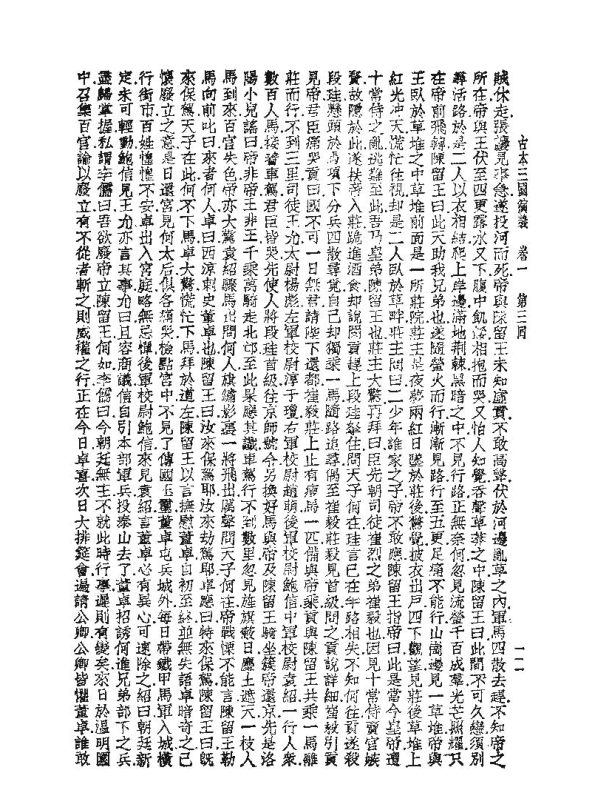
#> input picture data/TQDN_1/page_1.png, 612 x 792 px, found by its file name
$ python image.py
#> lines starting #> are read from the running program, lines starting #| are printed output that depends on the picture
# -*- coding: utf-8 -*-
from PIL import Image, ImageDraw

lines = [('古本=國演義悉一第四囘', [[517, 127], [530, 127], [530, 333], [517, 333]]), ('來呈董卓車曰怨望作詩殺之有名矣遂命李僞帶武士十人入宮弒帝帝與后妃正在模上宮女報李價至帝六', [[488, 761], [495, 61], [514, 62], [508, 762]]), ('蠻儒以動酒奉帝帝問何故儒曰春日融和董相國特上壽酒太后曰旣云壽酒汝可先飮個怒曰汝不飲耶呼左', [[468, 759], [475, 62], [493, 63], [486, 760]]), ('右持短刀白練於前曰發酒不飲可領此二物唐妃跪告曰妾身代帝飲酒願公存母子性命儒叱曰汝何人可代', [[447, 760], [454, 62], [472, 63], [466, 761]]), ('王死乃舉酒與何太后曰汝可先飲后大駡何進無謀引賊入京致有今日之福儒催逼帝帝曰容我輿太后作别', [[426, 760], [433, 62], [451, 63], [445, 761]]), ('乃大慟而作歌其歌曰一天地易令曰月翻棄萬乘兮退守藩爲臣遍令命不久大勢去兮空溪潜一唐妃亦作歌', [[406, 759], [411, 61], [429, 62], [425, 760]]), ('曰一皇天將崩兮后土類身爲帝姬兮恨不隨生死昊路令從此別奈何營速令心中悲一歌罷相抱而哭李儒此', [[386, 762], [389, 63], [408, 64], [404, 763]]), ('曰相國立等囘報汝等俄延望誰救耶太后大爲蓋賊福我母子皇天不估汝等助惡必當滅族儒大怒雙手扯住', [[364, 760], [370, 63], [388, 64], [383, 761]]), ('太后直按下樓叱武士絞死唐妃以酤漸灌殺少帝還報董卓章命葬於城外自此每夜入宮姦淫宮女夜宿龍狀', [[343, 759], [349, 62], [367, 63], [362, 760]]), ('當引軍出域行到陽城地方時當二月村民社赛男女皆集直命軍士圍住盡皆殺之掠婦之財物裝載章上期頭', [[323, 760], [329, 62], [346, 63], [341, 761]]), ('千餘顆於車下連輪還都拇言殺賊大勝而囘於城門下贊燒人頭以婦女財物分散衆軍越騎校尉伍孚字德瑜', [[302, 760], [308, 62], [326, 63], [321, 761]]), ('見車殘暴憤恨不平當於朝服內披小銷藏短刁欲伺便殺卓一日卓入朝学迎之閣下拔刀直刺卓車乞力大兩', [[282, 760], [287, 62], [305, 63], [300, 761]]), ('手揾住呂市便入揪倒伍孚單問曰誰敎汝反孚瞪目大喝曰汝非吾君吾非汝臣何反之有汝罪惡盈天人人可', [[261, 759], [267, 63], [284, 64], [279, 760]]), ('得而詠之吾恨不車裂汝以謝天下寧大怒命牽出剖翩之孚至死駡不絶口後人有詩讚之曰一漢末忠臣說在', [[240, 761], [244, 61], [263, 62], [259, 762]]), ('李冲天豪氣世間無朝堂殺賊名猶在萬古堪稱大文夫L董車自此川入常带甲士護衞時責紹迕渤海聞知董', [[220, 760], [225, 62], [243, 63], [238, 761]]), ('卓弄權乃差人齎密書來見王允書略曰[車賊歉天廢主人不忍言而公恣其跋扈如不聽聞豈報國效忠之臣', [[198, 759], [204, 62], [222, 63], [217, 760]]), ('哉經今集兵練卒欲掃淸王室未敢經動公若有心當乘間圖之若有驅使卽當本命4王允得書尋思無計一曰', [[178, 758], [183, 62], [201, 63], [196, 759]]), ('於侍班閣子內見舊臣俱在允曰今日老夫賤隆晚間敢屈衆位到舍 小酌衆官皆曰必來祝壽當晚王允設宴後', [[157, 760], [163, 62], [180, 63], [175, 761]]), ('堂公抑皆至酒行數巡王允忽然揸面大哭衆官驚問曰司徒崭誕何故發悲允曰今曰並非賤降因欲與衆位一一', [[136, 761], [141, 62], [160, 63], [154, 762]]), ('敍恐黄車見疑故託言耳董申欺主弄權社稷旦夕難保想高皇誅秦滅楚奄有天下誰想傳至今日乃喪於董事', [[115, 761], [120, 61], [139, 62], [133, 762]]), ('之手此吾所以哭也於是衆官皆哭坐中一人獨撫掌笑曰滿朝公卿夜哭到昍謂哭到夜谔能哭死卓董否允覩', [[95, 760], [100, 61], [118, 62], [113, 761]]), ('之乃 驍騎校尉曹操也允怒曰汝祖宗亦食祿谟朝今不思報國而反笑耶操曰操不笑別事笑衆位無一計殺舊', [[74, 758], [78, 61], [98, 62], [93, 759]])]
width=612
height=792

image_path = "data/TQDN_1/page_1.png"

def draw_bounding_boxes(image_path: str, lines: list,width, height, output_path: str = "output_bbox.png"):
    """
    Vẽ bounding boxes trên hình ảnh dựa trên tọa độ bbox.
    """
#> called with image_path = 'data/TQDN_1/page_1.png', width = 612, height = 792, output_path = 'output_bbox.png'
    # Mở hình ảnh
    image = Image.open(image_path)
#> image is the input picture: PIL image 612x792 RGB; min 10, max 255, mean 223
    image = image.resize((width, height))
    draw = ImageDraw.Draw(image)


    # Vẽ mỗi bbox
    for line, bbox in lines:
        points = [(x, y) for x, y in bbox]
        points.append(points[0])
        draw.line(points, fill="blue", width=2)

    # Lưu hình ảnh kết quả
    image.save(output_path)
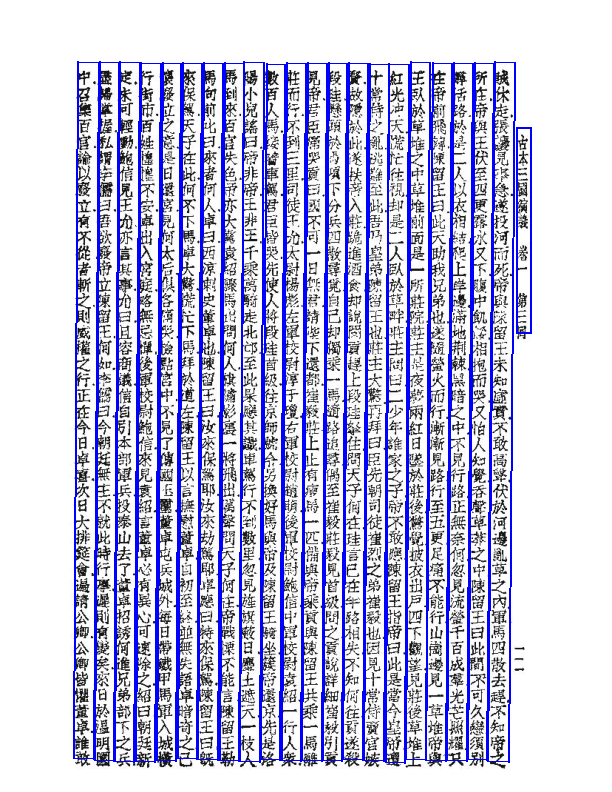
#> saved as output_bbox.png: PIL image 612x792 RGB; mean R, G, B 197.2, 197.2, 224.8


# Gọi hàm
draw_bounding_boxes(image_path,  lines, width, height)

$ run again, with data/TQDN_1/page_2.png copied over data/TQDN_1/page_1.png
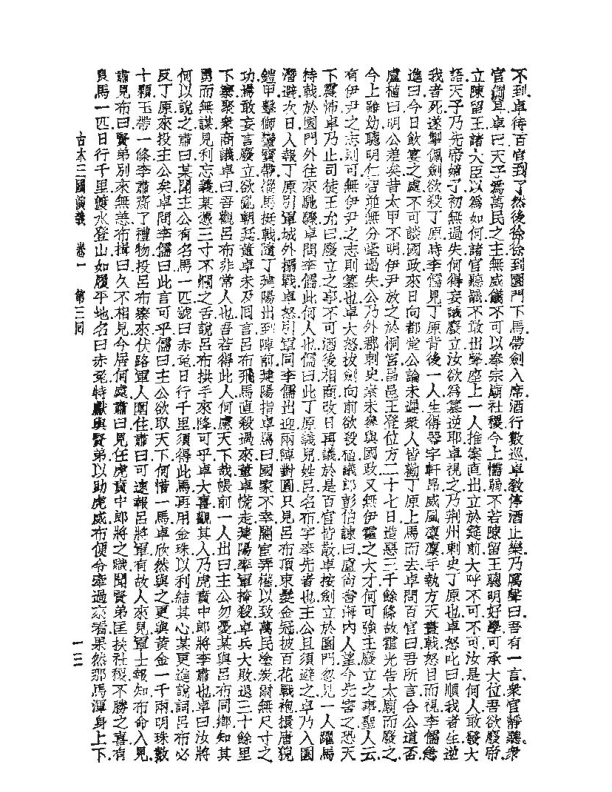
#> input picture data/TQDN_1/page_2.png, 612 x 792 px, found by its file name
#> in draw_bounding_boxes, image is the input picture: PIL image 612x792 RGB; min 11, max 255, mean 223.6
#> in draw_bounding_boxes, `image.save(output_path)`:
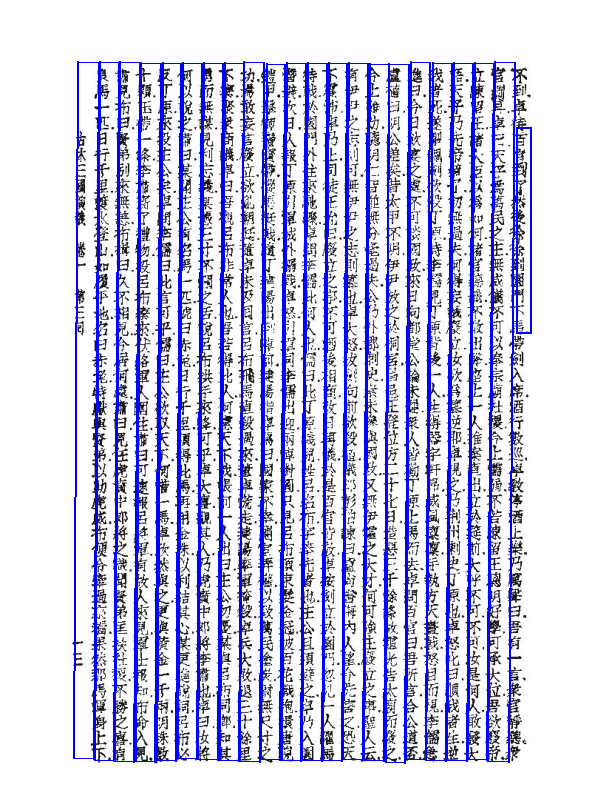
#> saved as output_bbox.png: PIL image 612x792 RGB; mean R, G, B 203.2, 203.2, 230.9

$ run again, with data/TQDN_1/page_3.png copied over data/TQDN_1/page_1.png
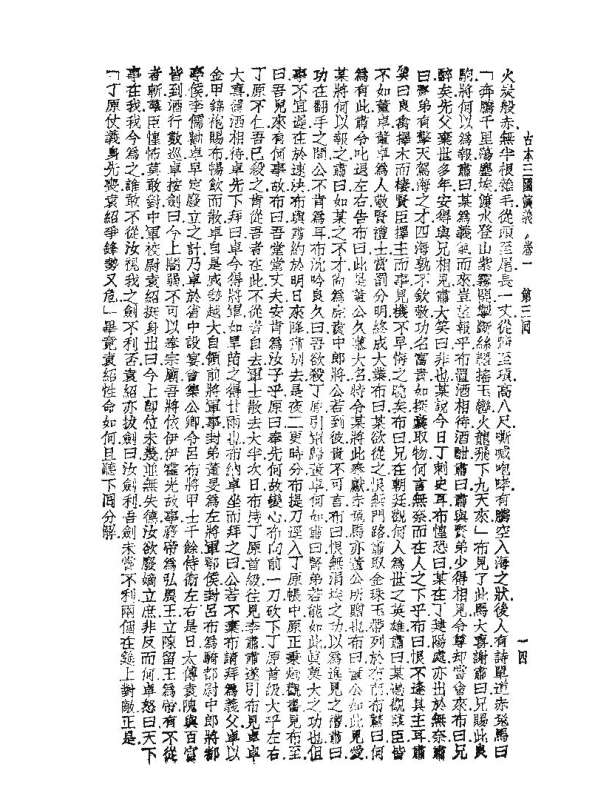
#> input picture data/TQDN_1/page_3.png, 612 x 792 px, found by its file name
#> in draw_bounding_boxes, image is the input picture: PIL image 612x792 RGB; min 10, max 255, mean 227.2
#> in draw_bounding_boxes, `image.save(output_path)`:
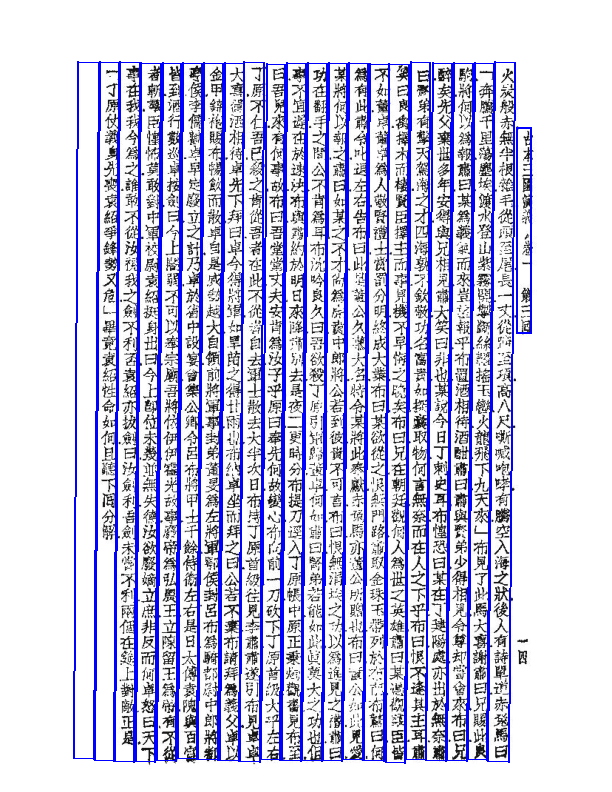
#> saved as output_bbox.png: PIL image 612x792 RGB; mean R, G, B 200.8, 200.8, 228.5

$ run again, with data/TQDN_1/page_4.png copied over data/TQDN_1/page_1.png
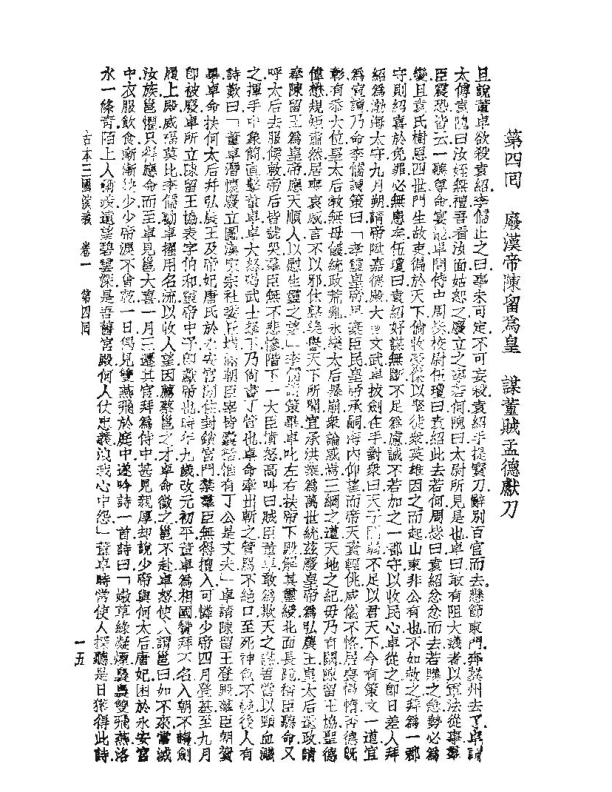
#> input picture data/TQDN_1/page_4.png, 612 x 792 px, found by its file name
#> in draw_bounding_boxes, image is the input picture: PIL image 612x792 RGB; min 9, max 255, mean 228.7
#> in draw_bounding_boxes, `image.save(output_path)`:
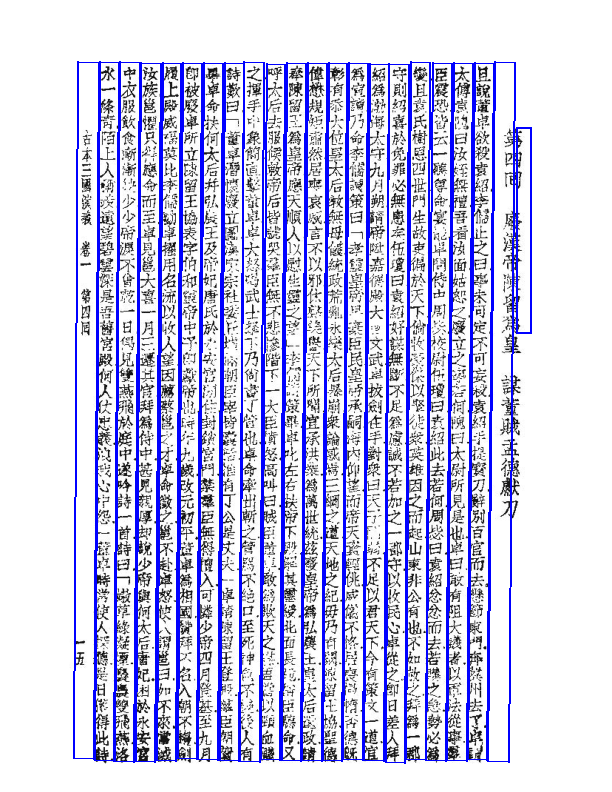
#> saved as output_bbox.png: PIL image 612x792 RGB; mean R, G, B 202.4, 202.4, 230.1
